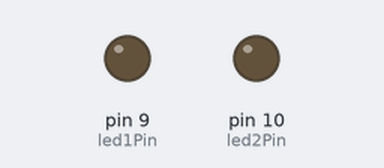
Recording of a sketch running on a simulated Arduino Uno, built with avr-gcc and run on an emulated ATmega328P. Parts: output pins drawn as LEDs (lit = HIGH).

Above: at 0.15 s.
Timing chart, 0 to 1.6 s (numbered marks = the images above):
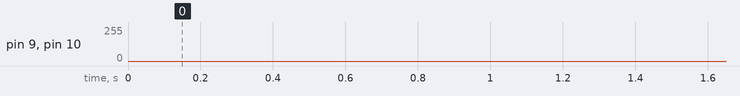

The sketch:

Uebung6_1.ino
```cpp
/*
  Fading
  dimmt zwei LEDs langsam an und aus

  Dieses Beispiel aus dem Fritzing Creator Kit: www.fritzing.org/creator-kit.
*/

int led1Pin = 9;                                                  // led1Pin wird deklariert
int led2Pin = 10;                                                 // led2Pin wird deklariert

void setup(){
  // die analoge Ausgabe muss nicht im Setup initialisiert werden
}

void loop(){
  for(int leuchtwert = 0; leuchtwert <= 255; leuchtwert++) {      // fadeValue wird in Fünferschritten hochgezählt
    analogWrite(led1Pin, leuchtwert);                             // und als analoger Wert an die LED übertragen
    analogWrite(led2Pin, 255-leuchtwert);                         // 255-leuchtwert erzeugt genau das umgekehrte Verhalten
    delay(2);                                                     // kurze Wartezeit
  }
  for(int leuchtwert = 255; leuchtwert >= 0; leuchtwert--) {      // fadeValue wird in Fünferschritten runtergezählt
    analogWrite(led1Pin, leuchtwert);                             // und als analoger Wert an die LED übertragen
    analogWrite(led2Pin, 255-leuchtwert);                         // 255-leuchtwert erzeugt genau das umgekehrte Verhalten
    delay(2);                                                     // kurze Wartezeit
  }
}
```
